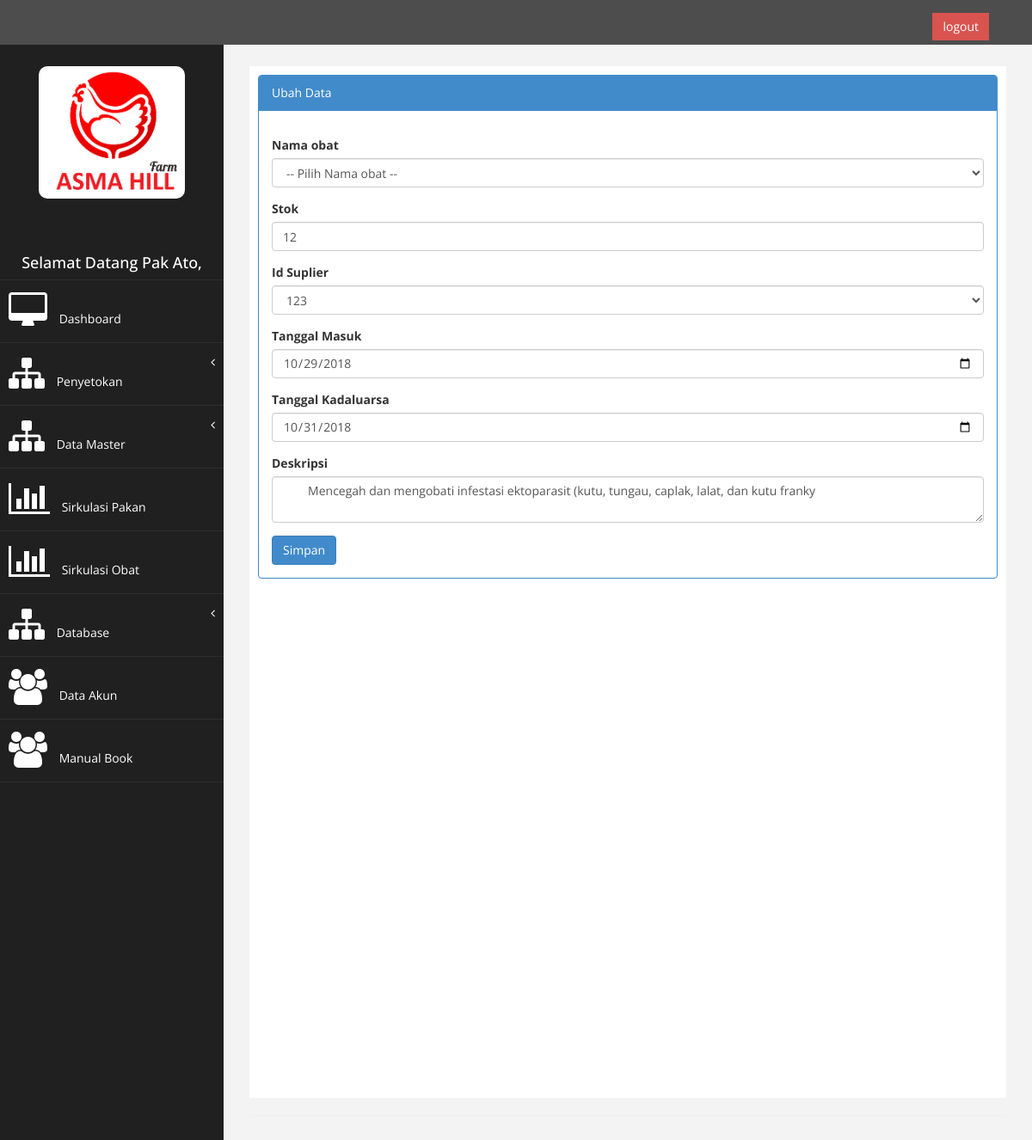
The page /index.php?page=view_stok_obat&aksi=ubah&id=1 (signed in) on the database its author committed.
### tables this page shows
CREATE TABLE `stok_obat` (
  `obat_id` int(11) NOT NULL AUTO_INCREMENT,
  `nama_obat` varchar(25) NOT NULL,
  `stok` int(11) NOT NULL,
  `id_suplier` int(5) NOT NULL,
  `id_kategori` int(11) NOT NULL,
  `tgl_masuk` date NOT NULL,
  `tgl_kadaluarsa` date NOT NULL,
  `deskripsi` varchar(100) NOT NULL,
  PRIMARY KEY (`obat_id`)
);

### page/stok_obat/ubah.php (the view, shortened to what this page needs)
<?php
$obat_id = $_GET['id'];
$sql = $koneksi->query("select * from stok_obat where obat_id = '$obat_id'");
$tampil = $sql->fetch_assoc();
?>
<div class="panel panel-primary">
<div class="panel-heading">
	Ubah Data
</div>
 <div class="panel-body">
                            <div class="row">
                                <div class="col-md-12">
                                    <form method="POST" action="?page=view_stok_obat&aksi=simpan_ubah">
                                        <div class="form-group">
                                            <label>Nama obat</label>
<select name="nama_obat" id="nama_obat" class="form-control" required> <option value="">-- Pilih Nama obat --</option>
      </select>
                                        </div>
                                       <div class="form-group">
                                            <label>Stok</label>
                                          	<input class="form-control" name="stok" type="number" value="<?php echo $tampil['stok']?>"/>
                                        </div>
                                        <div class="form-group">
                                            <label>Id Suplier</label>
<select name="id_suplier" id="id_suplier" class="form-control" required> <option value="<?php echo $tampil['id_suplier']?>"><?php echo $tampil['id_suplier']?></option>
      </select>
                                        </div>
                                        <div class="form-group">
                                            <label>Tanggal Masuk</label>
                                            <input class="form-control" type="date" name="tgl_masuk" value="<?php echo $tampil['tgl_masuk']?>"/>
                                        </div>
                                        <div class="form-group">
                                            <label>Tanggal Kadaluarsa</label>
                                            <input class="form-control" type="date" name="tgl_kadaluarsa" value="<?php echo $tampil['tgl_kadaluarsa']?>"/>
                                        </div>
 <div class="form-group">
                        <label>Deskripsi</label>
                        <textarea class="form-control" name="deskripsi">
        <?php echo $tampil['deskripsi']; ?>
                         </textarea>
                                        </div>
                                        <div>
                                       			 <input type="submit" name="simpan" value="Simpan" class="btn btn-primary">
     									</div>
					</div>
				</div>
</div>
</div>
</div>

### assets/css/custom.css (style rules this page uses)
body { font-family: 'Open Sans', sans-serif; }

### rows shown on the page
stok_obat: stok "12", id_suplier "123", tgl_masuk "10/29/2018", tgl_kadaluarsa "10/31/2018", deskripsi "Mencegah dan mengobati infestasi ektoparasit (kutu, tungau, caplak, lalat, dan kutu franky"

### other values the page prints
$_SESSION['nama'] "Pak Ato"
